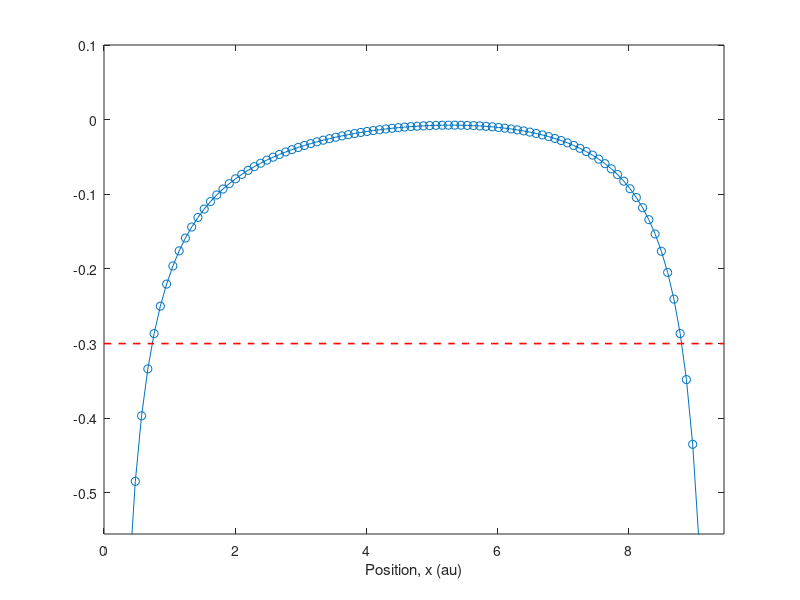

Reproduce this figure in MATLAB. (Note: this script raises an error after producing the figure.)
% Clear the command window
clc;

% Phyiscal variables
E=([-30,30]);% minumum and maximum for energy scale in eV
PhiH=1;        % hot electrode workfunction in eV
PhiC=2;        % cold electrode workfunction in eV
Vbias=-0.5;     % Appled external voltage in volts
d=5e-10;       % vacuum gap in metres
TH=10000; %Hot electrode temperature (K)
TC=3000; %Cold electrode temperature (K)

% Set the physical constants in SI units
e=1.6e-19;     % Electron charge in Coulombs
coef=0.023e-26;% e^2 / 4 pi epsilon_0 unit of C^2/(F/m) = Joule-metres
hbar=1.05e-34; % reduced Planck's constant in Joule-seconds
m=9.1e-31;     % electron mass in kg
hartree=27.2113834; % conversion factor for atomic units in energy
a0=0.5291772083; %conversion factor for atomic units in length
kb=3.166815422543e-6; %Boltzmann's constant in atomic units of energy per K

% Computational parameters:
NPoints_x=100;
NPoints_E=1000;
NPotentialTerms=30;

% Initialise arrays:
PotentialV=zeros(NPoints_x,1);
Positions=zeros(NPoints_x,1);
Energies=zeros(NPoints_E,1);
xl=zeros(NPoints_E,1);
xr=zeros(NPoints_E,1);
Dh=zeros(NPoints_E,1);
Nh=zeros(NPoints_E,1);
JJ=zeros(NPoints_E,1);

% Computed elements for the numerical analysis:
PhiH=PhiH/hartree;          % hot electrode workfunction in atomic units
PhiC=PhiC/hartree;          % cold electrode workfunction in atomic units
Vbias=Vbias/hartree;
d=d*1e10/a0;           %electrode separation converted to atomic units
E=E/hartree;  % Convert energy range into atomic units
m=1;
e=1;
hbar=1;
coef=1;

dx=d/(NPoints_x-1);   % Interval between points in the discretised potential...
dE=(E(2)-E(1))/(NPoints_E-1); % Interval between calculated energies


% Let's do the first thing... the sum of the terms in the "hot" potential...
for CurrentPointIndex=1:NPoints_x
    
    CurrentValue_x=dx*(CurrentPointIndex-1);
    
    Positions(CurrentPointIndex)=CurrentValue_x;
    
    % First term in the potential formula:
    PotentialV(CurrentPointIndex)=PhiH-...
        (e*Vbias+PhiH-PhiC)*CurrentValue_x/d;
    
    % First term inside the brackets...
    sum=0.25/CurrentValue_x;
    
    % Now for the sum over the terms in the series...
    for CurrentPotentialTerm=1:NPotentialTerms
        sum=sum+0.5*...
            (...
            CurrentPotentialTerm*d/((CurrentPotentialTerm*d)^2-CurrentValue_x^2)...
            -1/(CurrentPotentialTerm*d)...
            );
    end
    PotentialV(CurrentPointIndex)=...
        PotentialV(CurrentPointIndex)-sum*coef;
    
end

disp(['        Vacuum width is = ',num2str(d*a0),' Angstrom']);
disp(['    Work function (hot) = ',num2str(PhiH*hartree),' eV']);
disp(['   Work function (cold) = ',num2str(PhiC*hartree),' eV']);
disp(['                   Bias = ',num2str(Vbias*hartree),' V']);
disp(['Potential maximum value = ',num2str(max(PotentialV)*hartree),' eV']);


% Now for the transmission probability, D_h, as a function of incident
% electron energy...

for CurrentEnergyIndex=1:NPoints_E
    
    Energies(CurrentEnergyIndex)=E(1)+(CurrentEnergyIndex-1)*dE;
    
    % If the energy is less than the maximum, then find the roots...
    if Energies(CurrentEnergyIndex)<max(PotentialV(:))
        for CurrentPointIndex=1:NPoints_x-1
            % Find the values of "x" where the energy goes over the current
            % energy...
            if (PotentialV(CurrentPointIndex)<Energies(CurrentEnergyIndex)) ...
                    &&...
                    (PotentialV(CurrentPointIndex+1)>Energies(CurrentEnergyIndex))
                % Linearly interpolate between these points...
                xl(CurrentEnergyIndex)=Positions(CurrentPointIndex)+...
                    dx*...
                    (Energies(CurrentEnergyIndex)-PotentialV(CurrentPointIndex))/...
                    (PotentialV(CurrentPointIndex+1)-PotentialV(CurrentPointIndex));
                
                % Work out the "trapezium rule" contribution from this point to
                % the right-hand limit...
                
                trapezium=0.5*(Positions(CurrentPointIndex)-xl(CurrentEnergyIndex))...
                    *(PotentialV(CurrentPointIndex+1)-Energies(CurrentEnergyIndex));
                
                
                
                % Find the values of "x" where the energy goes back under the current
                % energy...
            elseif (PotentialV(CurrentPointIndex)>Energies(CurrentEnergyIndex)) ...
                    &&...
                    (PotentialV(CurrentPointIndex+1)<Energies(CurrentEnergyIndex))
                % Linearly interpolate between these points too...
                xr(CurrentEnergyIndex)=Positions(CurrentPointIndex)+...
                    dx*...
                    (Energies(CurrentEnergyIndex)-PotentialV(CurrentPointIndex))/...
                    (PotentialV(CurrentPointIndex+1)-PotentialV(CurrentPointIndex));
                
                trapezium=trapezium+...
                    0.5*(xr(CurrentEnergyIndex)-Positions(CurrentPointIndex))...
                    *(PotentialV(CurrentPointIndex)-Energies(CurrentEnergyIndex));
                
            elseif (PotentialV(CurrentPointIndex)>Energies(CurrentEnergyIndex))
                trapezium=trapezium+...
                    dx*(...
                    0.5*(PotentialV(CurrentPointIndex)+PotentialV(CurrentPointIndex+1))...
                    -Energies(CurrentEnergyIndex)...
                    );
                Dh(CurrentEnergyIndex)=exp(-2*sqrt(2*m)/hbar*trapezium);
            end
        end
        
    else
        % If the energy of the electron is greater than the potential
        % barrier, then the probability of transmission is one!
        Dh(CurrentEnergyIndex)=1;
    end
    
end

tempnan=isnan(Dh);
tempinf=isinf(Dh);
for i=1:NPoints_E
    if tempnan(i)==1 || tempinf(i)==1
        Dh(i)=0;
    end
end

%Let's plot some graphs to help us understand what's been calculated...

% Let's select the energy range to plot based upon where the probability of
% transmissio becomes significant, and then symmetrically about the
% potential maximum...
for i=1:NPoints_E
    if Dh(i)>1e-5
        emin=Energies(i);
        break;
    end
end

emax=2*max(PotentialV)-emin;

root=zeros(NPoints_x,1);
for i=1:NPoints_x
    root(i)=root(i)-0.3;
end

% Now for a plot of the potential barrier:
figure(1);
plot(Positions(:),PotentialV(:),'-o');
hold on
plot(Positions(:),root(:),'r--','LineWidth',1.2)
axis([0,d,emin,0.1]);
%title('Calculated Potential');
xlabel('Position, x (au)');
XTicks([0 1 2 3 4 5 6 7 8 9 9.4486])
%xticklabels({'0','1','2','3','4','5','6','7','8','9','d'})
ylabel('V_h(x) (au)');
grid on;
legend('V_h(x_h)','E=-0.3au')

% and now for the transmission probability...
figure(2);
plot(Dh(:),Energies(:),'-o');
axis([0,1,emin,emax]);
title('Calculated transmission probability');
xlabel('D_h(E)');
ylabel('Electron energy (au)');
grid on;

% So far, so good.  We now need to work out the number density of the
% electrons as a function of the energy on this scale.

kT=kb*TH;
constant=1.1*kT/2/pi^2;

for CurrentEnergyIndex=1:NPoints_E
    
    % Computers struggle with very big and very small numbers!
    if Energies(CurrentEnergyIndex)/kT > -500
    Nh(CurrentEnergyIndex)=2*constant*...
        log(1+exp(-Energies(CurrentEnergyIndex)/kT));
    else
        Nh(CurrentEnergyIndex)=-2*constant*Energies(CurrentEnergyIndex)/kT;
    end
end
%disp(Nh(NPoints_E))
tempnan=isnan(Nh);
tempinf=isinf(Nh);
for i=1:NPoints_E
    if tempnan(i)==1 || tempinf(i)==1
        Nh(i)=0;
    end
end

% and now for a plot of the number density of electrons...
figure(3);
plot(Nh(:),Energies(:),'-o');
axis([0,inf,emin,emax]);
title('Calculated electron number density');
xlabel('N_h(E)');
ylabel('Electron energy (au)');
grid on;

% Finally, to the current...

% The integrand can be generated readily within matlab:
Jtotal=0;
for CurrentEnergyIndex=1:NPoints_E
    
    JJ(CurrentEnergyIndex)=Nh(CurrentEnergyIndex)*Dh(CurrentEnergyIndex);
    
    if CurrentEnergyIndex>1
        
        Jtotal=Jtotal+...
            0.5*(JJ(CurrentEnergyIndex)+JJ(CurrentEnergyIndex-1))*dE;
        
    end
    
    
end

disp(['Total current density = ',num2str(Jtotal),' atomic units']);

% and now for a plot of the number density of electrons...
figure(4);
plot(JJ(:),Energies(:),'-o');
axis([0,inf,emin,emax]);
title('Calculated integrand for current density integral');
xlabel('N_h(E) x D_h(E)');
ylabel('Electron energy (au)');
grid on;

